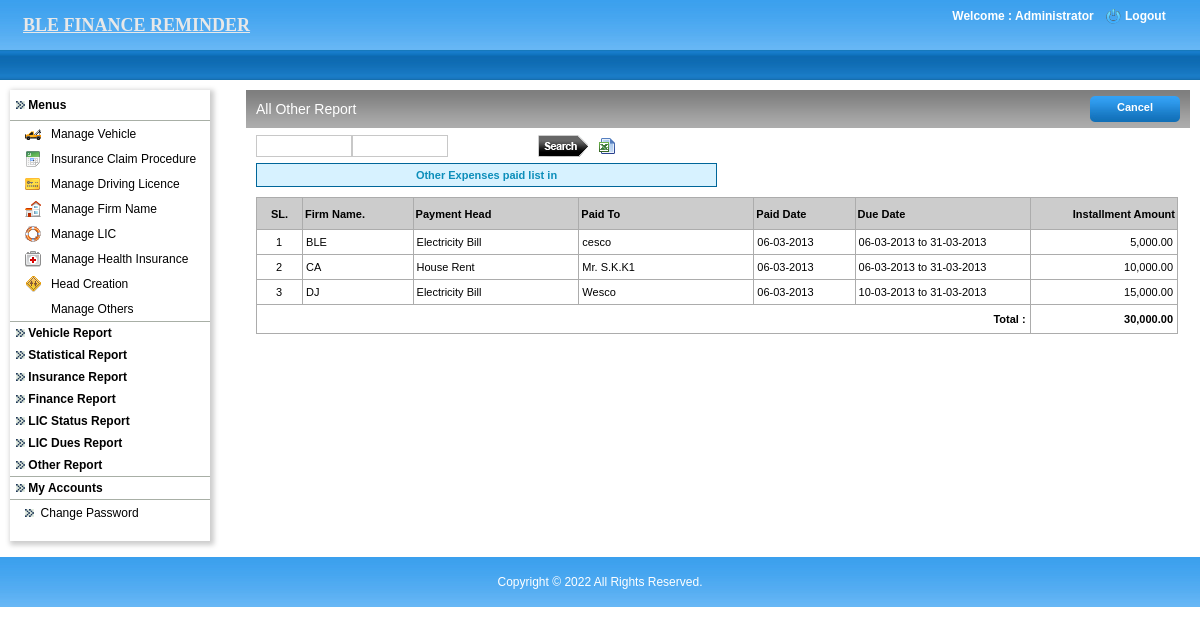
Page /admin/report_other.php (signed in) on the committed database.
### tables this page shows
CREATE TABLE IF NOT EXISTS `other_details` (
  `id` int(11) NOT NULL AUTO_INCREMENT,
  `firm_id` int(11) NOT NULL,
  `payment_head_id` int(11) NOT NULL,
  `paid_to` varchar(255) NOT NULL,
  `amount` double NOT NULL,
  `mode_of_payment` varchar(255) NOT NULL,
  `cheque_no` varchar(255) NOT NULL,
  `bank_id` int(11) NOT NULL,
  `payment_date` date NOT NULL,
  `date_from` date NOT NULL,
  `date_to` date NOT NULL,
  `remarks` longtext NOT NULL,
  `alert_others` int(11) NOT NULL,
  PRIMARY KEY (`id`)
);

CREATE TABLE IF NOT EXISTS `firms` (
  `id` int(11) NOT NULL AUTO_INCREMENT,
  `firm_name` varchar(255) NOT NULL,
  PRIMARY KEY (`id`)
);

CREATE TABLE IF NOT EXISTS `payment_heads` (
  `id` int(11) NOT NULL AUTO_INCREMENT,
  `heads` varchar(255) NOT NULL,
  PRIMARY KEY (`id`)
);

### includes/class.dbFunctions.php (called while the page is built, shortened)
<?php
class Dbfunctions extends Pagination
{
public $mysqli;
public function __construct()
{
	$localhost = "localhost";
	$username = "root";
	$password = "";
	$db = "ble_finance_latest";
	$this->mysqli = new mysqli($localhost,$username,$password,$db) or
		die('Oops connection error -> ' . mysqli_connect_error());
}
	function get_session(){
		if(isset($_SESSION['login'])){
			return $_SESSION['login'];
		}
	}
	function getDataFromTable($tblName, $fldName,  $optCondition){
		$defaultVal="";
		if(trim($optCondition) != ""){
			$condition = $optCondition ;
		}else{
			$condition = "";
		}
		$rs = $this->mysqli->query("select " . $fldName . " from " . $tblName . " where " . $condition);
		if( (!($rs)) || (!($rec=$rs->fetch_array(MYSQLI_BOTH)))){
			return $defaultVal;
		}else if(is_null($rec[0])){
			return $defaultVal;
		}else{
			return $rec[0];
		}
	}
}
?>

### admin/report_other.php (the view, shortened to what this page needs)
<?php
include_once '../includes/class.dbFunctions.php';
$db = new Dbfunctions();
include 'application_top.php';
$start_date = isset($_REQUEST["start_date"]) ? $_REQUEST["start_date"] :"";
$end_date = isset($_REQUEST["end_date"]) ? $_REQUEST["end_date"] :"";
?>
<link href="css/style.css" rel="stylesheet" type="text/css" />
<body>
<table width="100%" border="0" cellspacing="0" cellpadding="0">
  <tr>
    <td align="center" valign="middle" ><?php include 'header.php'; ?></td>
  </tr>
  <tr>
    <td align="left" valign="top"><table width="100%" border="0" cellspacing="0" cellpadding="0">
      <tr>
        <td width="10">&nbsp;</td>
        <td align="left" valign="top"><table width="100%" border="0" cellspacing="0" cellpadding="0">
          <tr>
            <td height="10" colspan="3" align="left" valign="top"></td>
            </tr>
          <tr>
            <td width="226" align="left" valign="top" height="365"><?php include 'left.php';?></td>
            <td width="10">&nbsp;</td>
            <td align="left" valign="top">
			<table width="100%" border="0" cellspacing="0" cellpadding="0">
              <tr>
                <td align="left" valign="top"><table width="100%" border="0" cellspacing="0" cellpadding="0">
                    <tr>
                      <td width="10" align="left" valign="top"><img src="images/leftbox-bg.jpg" alt="leftboxbg" width="10" height="38" /></td>
                      <td class="midboxbg"><table width="100%" border="0" cellspacing="0" cellpadding="0">
                        <tr>
                          <td width="50%" align="left" valign="middle"><h2>All Other Report</h2></td>
                          <td width="50%" align="right" valign="middle"><h2><a href="admin_home.php" class="linkButton">Cancel </a></h2></td>
                        </tr>
                      </table></td>
                      <td width="10" align="right" valign="top"><img src="images/rightbox-bg.jpg" alt="rightboxbg" width="10" height="38" /></td>
                    </tr>
                </table></td>
              </tr>
              <tr>
                <td align="left" valign="top">
				<table width="100%" border="0" cellspacing="0" cellpadding="0">
                  <tr>
                    <td width="10">&nbsp;</td>
                    <td height="35" align="left" valign="middle">
                    <form name="frm" id="frm">
                    <table width="40%" border="0" cellspacing="0" cellpadding="0">
                      <tr>
                        <td width="23%" align="left"><input name="start_date" type="text" id="start_date" class="textfield121d" readonly value="<?= isset($_REQUEST['start_date']) ? $_REQUEST['start_date'] :'' ;?>"/></td>
                        <td width="34%" align="left" valign="middle"><input name="end_date" type="text" id="end_date" class="textfield121d" readonly value="<?= isset($_REQUEST["end_date"]) ? $_REQUEST["end_date"] :'';?>"/></td>
                        <td width="19%" align="left" valign="middle"></td>
                        <td width="24%" align="center" valign="middle"><table width="100%" border="0" cellspacing="0" cellpadding="0">
                          <tr>
                            <td width="50%" align="center" valign="middle"><input type="image" name="imageField" src="images/searchButton.png" /></td>
                            <td width="50%" align="center" valign="middle"><a href="report_other_full.php?start_date=<?php echo $_REQUEST["start_date"];?>&end_date=<?php echo $_REQUEST["end_date"];?>"><img src="images/xls.png" width="16" height="16" border="0" /></a></td>
                          </tr>
                        </table></td>
                      </tr>
                    </table>
                    </form>
                    </td>
                    <td width="12">&nbsp;</td>
                  </tr>
                  <tr>
                    <td>&nbsp;</td>
                    <td align="left" valign="bottom">
                        <table width="50%" border="1" cellspacing="0" cellpadding="0" style="border-collapse:collapse;" bordercolor="#006699">
                          <tr>
                            <td width="88%" height="22" align="center" valign="middle" bgcolor="#D7F2FF" class="text2">Other Expenses paid list in </td>
                            </tr>
                        </table>
                        <table border="1" cellpadding="0" cellspacing="0" bordercolor="#ACACAC"  class="tablesorter" id="sort_table" width="100%">
                          <thead>
                            <tr>
                              <th width="5%" height="27" align="center" valign="middle" class="fetch_headers">SL.</th>
                              <th width="12%" align="left" valign="middle" class="fetch_headers">Firm Name.</th>
                              <th width="18%" align="left" valign="middle" class="fetch_headers">Payment Head</th>
                              <th width="19%" align="left" valign="middle" class="fetch_headers">Paid To</th>
                              <th width="11%" align="left" valign="middle" class="fetch_headers">Paid Date</th>
                              <th width="19%" align="left" valign="middle" class="fetch_headers">Due Date</th>
                              <th width="16%" align="right" valign="middle" class="fetch_headers">Installment Amount</th>
                              </tr>
                            </thead>
                            <?php
							$per_count = 1;
							$total = 0;
							if($start_date!='' && $end_date!=''){
                $string = "select * from other_details where payment_date between '".$start_date."' and '".$end_date."'";
              }
              else{
  							$string = "select * from other_details";
              }
							$inst_peri_row = $db->mysqli->query($string);
                            while($vehicle_info=$inst_peri_row->fetch_assoc()) {
              								$firm = $db->getDataFromTable("firms", "firm_name", "id='$vehicle_info[firm_id]'");
              								$head = $db->getDataFromTable("payment_heads", "heads", "id='$vehicle_info[payment_head_id]'");
              							?>
                            <tr>
                              <td align="center" class="fetch_contents" style="padding-left:3px;"><?php echo $per_count; ?></td>
                              <td align="left" class="fetch_contents" style="padding-left:3px;"><?php echo strtoupper($firm);?></td>
                              <td align="left" class="fetch_contents" style="padding-left:3px;"><?php echo $head;  ?></td>
                              <td align="left" valign="middle" class="fetch_contents" style="padding-left:3px;"><?php  echo $vehicle_info["paid_to"];?></td>
                              <td align="left" class="fetch_contents" style="padding-left:3px;"><?php echo date("d-m-Y",strtotime($vehicle_info["payment_date"]));?></td>
                              <td align="left" class="fetch_contents" style="padding-left:3px;"><?php echo date("d-m-Y",strtotime($vehicle_info["date_from"]));?> to <?php echo date("d-m-Y",strtotime($vehicle_info["date_to"]));?></td>
                              <td align="right" valign="middle" class="fetch_contents" style="padding-left:3px;">
							  <?php echo number_format($vehicle_info['amount'],2); ?></td>
                              </tr>
                            <?php
							$total = $total + $vehicle_info['amount'];
							$per_count+=1;
							}
							?>
                            <tr>
                              <td colspan="6" align="right" valign="middle" class="text2" style="padding-left:3px;">Total :</td>
                              <td align="right" valign="middle" class="noRecords2" style="padding-left:3px;">&nbsp;<?php if($total >0){ echo number_format($total,2); }?></td>
                            </tr>
                        </table>
                      </td>
                    <td>&nbsp;</td>
                  </tr>
                  <tr>
                    <td>&nbsp;</td>
                    <td>&nbsp;</td>
                    <td>&nbsp;</td>
                  </tr>
                </table>
                  </td>
              </tr>
            </table></td>
            </tr>
        </table></td>
        <td width="10">&nbsp;</td>
      </tr>
    </table></td>
  </tr>
  <tr>
    <td>&nbsp;</td>
  </tr>
  <tr>
    <td align="center"><?php include 'footer.php';?></td>
  </tr>
</table>
</body>
</html>

### admin/header.php (shortened to what this page needs)
<table width="100%" border="0" cellpadding="0" cellspacing="0" style="background: url(images/top_bg.jpg) repeat-x;">
  <tr>
    <td width="50%" height="50" align="left" valign="middle" style="padding-left:23px;">
    <a href="admin_home.php" class="style3" style="text-decoraon:none; font-size:18px;">BLE FINANCE REMINDER</a></td>
    <td width="50%" align="right" valign="top" style="padding-right:5px;">
	<?php
	if ($db->get_session())
	{
	$client_name=$db->getDataFromTable('admin', 'admin_name',  "id='$_SESSION[admin_id]'");
	?>
	<table width="250" border="0" cellspacing="0" cellpadding="0">
      <tr>
        <td height="8" colspan="3" align="center" valign="middle" class="logouttext"></td>
        </tr>
      <tr>
        <td width="156" align="center" valign="middle" class="logouttext">Welcome : <?php echo $client_name; ?> </td>
        <td width="24" align="center" valign="middle"><a href="logout.php"><img src="images/logout-icon.png" alt="logout_icon" width="15" height="15" border="0"/></a></td>
        <td width="70" align="left" valign="middle"><a href="logout.php" class="logouttext">Logout</a></td>
      </tr>
      <tr>
        <td height="10" colspan="3"></td>
      </tr>
      <tr>
        <td colspan="3" align="left" valign="top">&nbsp;</td>
      </tr>
    </table>
	<?php
	}
	?>	</td>
  </tr>
  <tr>
    <td colspan="2" align="left" valign="middle" class="greenborder" >&nbsp;</td>
  </tr>
</table>

### admin/css/stylesheet.css (style rules this page uses)
body { padding:0; margin:0; color:#555555; font:normal 12px/16px Arial, Helvetica, sans-serif; }
a img { border:none; }
.logouttext { font-family:Arial, Helvetica, sans-serif; font-size:12px; font-weight:bold; color:#ffffff; text-decoration:none; }
.text2 { font-family:Arial, Helvetica, sans-serif; font-size:11px; color:#0C8EBA; font-weight:bold; }
.fetch_headers { font-family:Arial, Helvetica, sans-serif; font-size: 12px; font-weight: bold; color:#ffffff; border-bottom:solid 1px #ACACAC; white-space:nowrap; padding-left:5px; background-color:#97D0FC; }
.fetch_contents { font-family:Arial, Helvetica, sans-serif; font-size: 12px; font-weight: normal; color:#000000; padding-left:5px; }
.noRecords2 { font-family:Arial, Helvetica, sans-serif; font-size: 11px; font-weight: bold; color:#FF0000; line-height:20px; }
.linkButton { background:url(../images/btn.jpg) no-repeat; display:block; height:26px; width:90px; font-size: 11px; font-weight:bold; font-family:Arial; color:#ffffff; text-decoration:none; text-align:center; line-height:23px; cursor:pointer; }
.greenborder { background:url(../images/gr-bg.jpg) repeat-x; height:30px; }

### admin/tabcss/style.css (style rules this page uses)
body { margin-left: 0px; margin-top: 0px; margin-right: 0px; margin-bottom: 0px; }

### admin/tabcss/demos.css (style rules this page uses)
body { font-size: 12px; }
table { font-size: 1em; }
body { font-family: "Arial"; }

### admin/table_sorter/themes/blue/style.css (style rules this page uses)
table.tablesorter { font-family:arial; background-color: #CDCDCD; margin-top:10px; font-size: 12px; width:100%; border-collapse:collapse; text-align: left; }
table.tablesorter thead tr th, table.tablesorter tfoot tr th { background-color:#ccc; font-size: 11px; padding: 2px; font-weight:bold; color:#000; }
table.tablesorter tbody td { color: #000000; padding: 4px; background-color: #FFF; vertical-align: middle; font-size:11px; }

### admin/css/style.css (style rules this page uses)
body { margin:0px;padding:0px;font-family:Arial, Helvetica, sans-serif;font-size:12px;color:#000000; }
a img { border:none; }
.logouttext { font-family:Arial, Helvetica, sans-serif;font-size:12px;font-weight:bold;color:#ffffff;text-decoration:none; }
.midboxbg { background:url(../images/midbox_bg.jpg) repeat-x; width:100%; }
h2 { font-family:Arial, Helvetica, sans-serif;font-size:14px;font-weight:normal;color:#ffffff;padding:0px;margin:0px; }
.fetch_headers { font-family:Arial, Helvetica, sans-serif;font-size: 12px;font-weight: bold;color:#000000;border-bottom:solid 1px #ACACAC;white-space:nowrap;padding-left:5px; }
.text2 { font-family:Arial, Helvetica, sans-serif;font-size:11px;color:#0C8EBA;font-weight:bold; }
.noRecords2 { font-family:Arial, Helvetica, sans-serif;font-size: 11px;font-weight: bold;color:#FF0000;line-height:20px; }
.textfield121d { height:18px; border:solid 1px #c8c8c8; width:90px; line-height:21px; }
.linkButton { background:url(../images/btn.jpg) no-repeat; display:block;height:26px; width:90px;font-size: 11px;font-weight:bold; font-family:Arial;color:#000;text-decoration:none;text-align:center;line-height:23px;cursor:pointer; }

### rows in the picture
other_details: firm.firm_name "BLE", payment_head.heads "Electricity Bill", paid_to "cesco", payment_date "06-03-2013", date_from "06-03-2013", date_to "31-03-2013", amount "5,000.00"
other_details: firm.firm_name "CA", payment_head.heads "House Rent", paid_to "Mr. S.K.K1", payment_date "06-03-2013", date_from "06-03-2013", date_to "31-03-2013", amount "10,000.00"
other_details: firm.firm_name "DJ", payment_head.heads "Electricity Bill", paid_to "Wesco", payment_date "06-03-2013", date_from "10-03-2013", date_to "31-03-2013", amount "15,000.00"

### other values in the picture
$client_name "Administrator"
$total "30,000.00"
